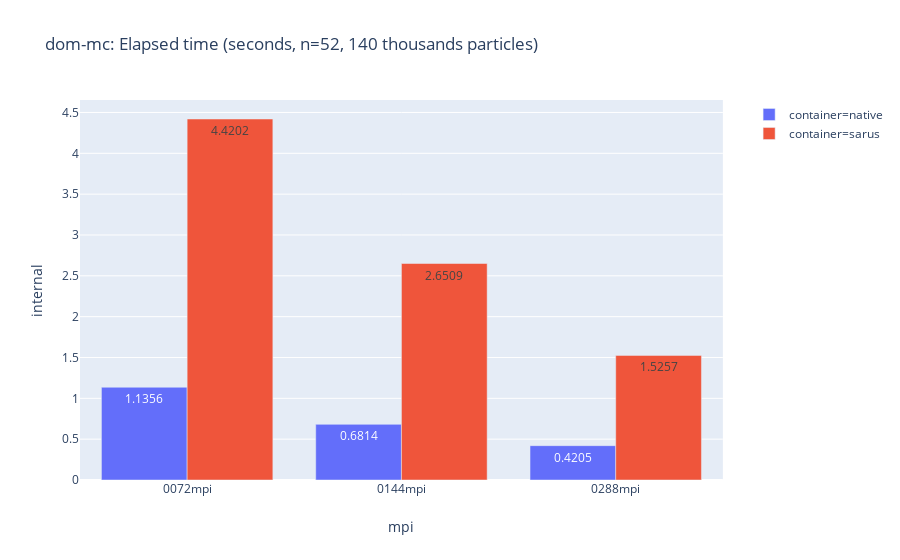

Here is the notebook cell this chart was saved with:
### Markdown cell above
# n=52

### Code cell
import plotly.express as px

dfjg = df[ df.n_cube.isin(['0052']) ].sort_values(['n_cube', 'mpi']) # <----- OK
# dfjg
fig = px.bar(dfjg, x='mpi', y='internal', color='container', barmode='group', title='dom-mc: Elapsed time (seconds, n=52, 140 thousands particles)',
             text='internal',) # height=100) 
# color='elapsed_pctg', 
fig.show()

### Figure 1 — Plotly figure (JSON) as saved in the notebook; plotly's stock layout.template omitted (floating-point values rounded to 4 significant figures)
{"data": [{"alignmentgroup": "True", "hoverlabel": {"namelength": 0}, "hovertemplate": "container=native<br>mpi=%{x}<br>internal=%{text}", "legendgroup": "container=native", "marker": {"color": "#636efa"}, "name": "container=native", "offsetgroup": "container=native", "orientation": "v", "showlegend": true, "text": [1.136, 0.6814, 0.4205], "textposition": "auto", "type": "bar", "x": ["0072mpi", "0144mpi", "0288mpi"], "xaxis": "x", "y": [1.136, 0.6814, 0.4205], "yaxis": "y"}, {"alignmentgroup": "True", "hoverlabel": {"namelength": 0}, "hovertemplate": "container=sarus<br>mpi=%{x}<br>internal=%{text}", "legendgroup": "container=sarus", "marker": {"color": "#EF553B"}, "name": "container=sarus", "offsetgroup": "container=sarus", "orientation": "v", "showlegend": true, "text": [4.42, 2.651, 1.526], "textposition": "auto", "type": "bar", "x": ["0072mpi", "0144mpi", "0288mpi"], "xaxis": "x", "y": [4.42, 2.651, 1.526], "yaxis": "y"}], "layout": {"autosize": true, "barmode": "group", "legend": {"tracegroupgap": 0}, "title": {"text": "dom-mc: Elapsed time (seconds, n=52, 140 thousands particles)"}, "xaxis": {"anchor": "y", "autorange": true, "domain": [0, 0.98], "range": [-0.5, 2.5], "title": {"text": "mpi"}, "type": "category"}, "yaxis": {"anchor": "x", "autorange": true, "domain": [0, 1], "range": [0, 4.653], "title": {"text": "internal"}, "type": "linear"}}}
